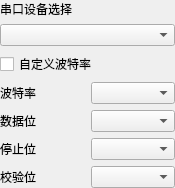
<?xml version="1.0" encoding="UTF-8"?>
<ui version="4.0">
 <class>SAKSerialPortDeviceController</class>
 <widget class="QWidget" name="SAKSerialPortDeviceController">
  <property name="geometry">
   <rect>
    <x>0</x>
    <y>0</y>
    <width>175</width>
    <height>176</height>
   </rect>
  </property>
  <property name="windowTitle">
   <string>串口控制面板</string>
  </property>
  <layout class="QGridLayout" name="gridLayout">
   <property name="leftMargin">
    <number>0</number>
   </property>
   <property name="topMargin">
    <number>0</number>
   </property>
   <property name="rightMargin">
    <number>0</number>
   </property>
   <property name="bottomMargin">
    <number>0</number>
   </property>
   <item row="5" column="0">
    <widget class="QLabel" name="label_4">
     <property name="sizePolicy">
      <sizepolicy hsizetype="Ignored" vsizetype="Preferred">
       <horstretch>0</horstretch>
       <verstretch>0</verstretch>
      </sizepolicy>
     </property>
     <property name="text">
      <string>停止位</string>
     </property>
    </widget>
   </item>
   <item row="3" column="0">
    <widget class="QLabel" name="label_2">
     <property name="sizePolicy">
      <sizepolicy hsizetype="Ignored" vsizetype="Preferred">
       <horstretch>0</horstretch>
       <verstretch>0</verstretch>
      </sizepolicy>
     </property>
     <property name="text">
      <string>波特率</string>
     </property>
    </widget>
   </item>
   <item row="0" column="0" colspan="2">
    <widget class="QLabel" name="label">
     <property name="text">
      <string>串口设备选择</string>
     </property>
    </widget>
   </item>
   <item row="6" column="1">
    <widget class="QComboBox" name="comboBoxParity"/>
   </item>
   <item row="4" column="1">
    <widget class="QComboBox" name="comboBoxDatabits">
     <property name="currentText">
      <string notr="true"/>
     </property>
     <property name="currentIndex">
      <number>-1</number>
     </property>
    </widget>
   </item>
   <item row="1" column="0" colspan="2">
    <widget class="QComboBox" name="comboBoxSerialports">
     <property name="sizePolicy">
      <sizepolicy hsizetype="Ignored" vsizetype="Fixed">
       <horstretch>0</horstretch>
       <verstretch>0</verstretch>
      </sizepolicy>
     </property>
     <property name="maximumSize">
      <size>
       <width>16777215</width>
       <height>16777215</height>
      </size>
     </property>
    </widget>
   </item>
   <item row="3" column="1">
    <widget class="QComboBox" name="comboBoxBaudrate"/>
   </item>
   <item row="4" column="0">
    <widget class="QLabel" name="label_3">
     <property name="sizePolicy">
      <sizepolicy hsizetype="Ignored" vsizetype="Preferred">
       <horstretch>0</horstretch>
       <verstretch>0</verstretch>
      </sizepolicy>
     </property>
     <property name="text">
      <string>数据位</string>
     </property>
    </widget>
   </item>
   <item row="5" column="1">
    <widget class="QComboBox" name="comboBoxStopbits"/>
   </item>
   <item row="6" column="0">
    <widget class="QLabel" name="label_5">
     <property name="sizePolicy">
      <sizepolicy hsizetype="Ignored" vsizetype="Preferred">
       <horstretch>0</horstretch>
       <verstretch>0</verstretch>
      </sizepolicy>
     </property>
     <property name="text">
      <string>校验位</string>
     </property>
    </widget>
   </item>
   <item row="2" column="0" colspan="2">
    <widget class="QCheckBox" name="checkBoxCustomBaudrate">
     <property name="sizePolicy">
      <sizepolicy hsizetype="Preferred" vsizetype="Fixed">
       <horstretch>0</horstretch>
       <verstretch>0</verstretch>
      </sizepolicy>
     </property>
     <property name="text">
      <string>自定义波特率</string>
     </property>
    </widget>
   </item>
  </layout>
 </widget>
 <resources/>
 <connections/>
</ui>
